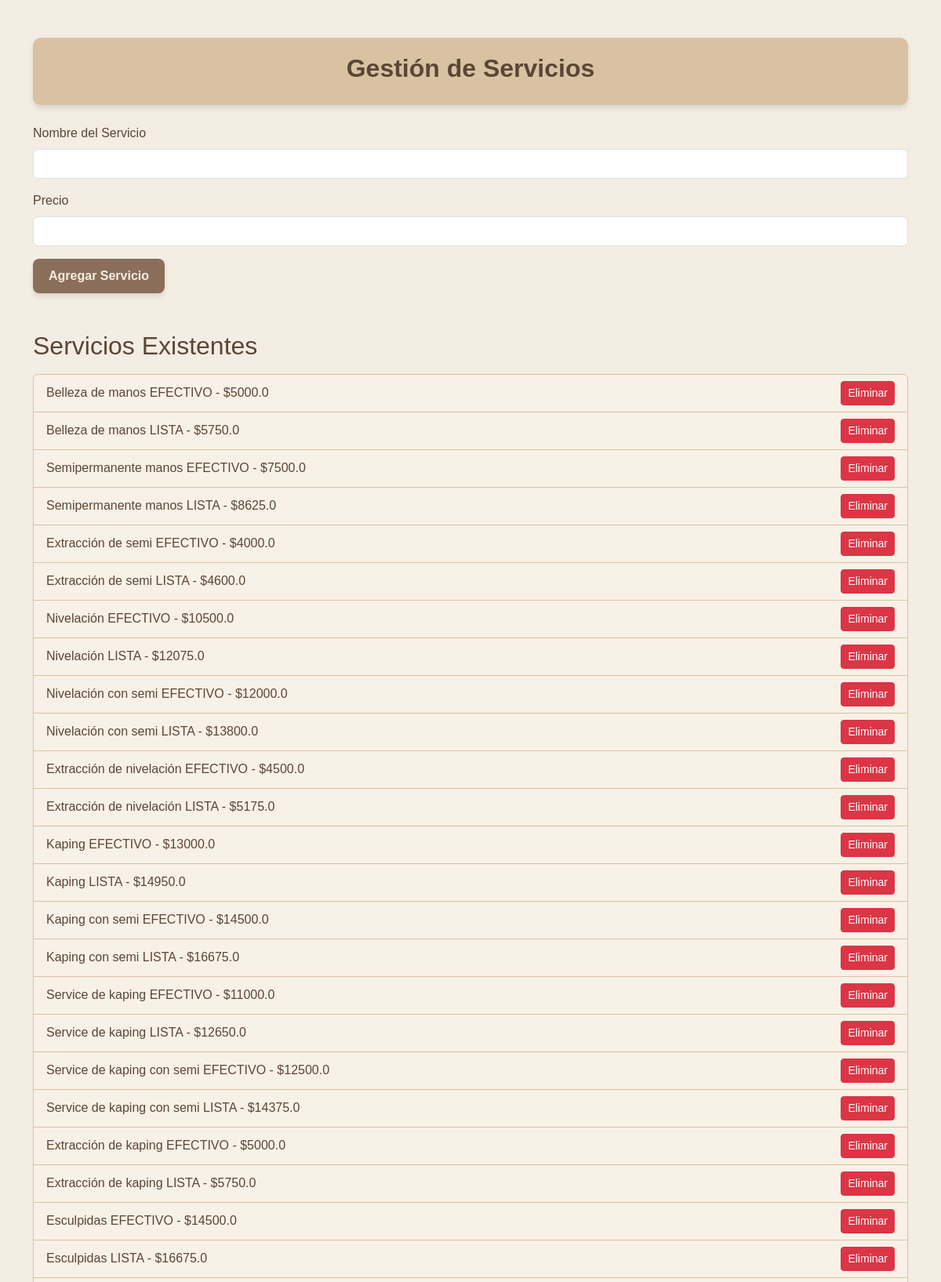
/services (signed in, upper part), run on the app's committed database.
### tables this page shows
CREATE TABLE services (
        id INTEGER PRIMARY KEY,
        name TEXT,
        price REAL
    );

### app/routes/services.py (the view)
@services_bp.route("/services", methods=["GET", "POST"])
@login_required
def services():
    if request.method == "POST":
        name = request.form.get("name")
        price = request.form.get("price")
        if name and price:
            query_db("INSERT INTO services (name, price) VALUES (?, ?)", (name, float(price)))
        return redirect(url_for("services.services"))  # Especifica el endpoint del blueprint
    services = query_db("SELECT * FROM services")
    return render_template("services.html", services=services)

### app/database.py (called while the page is built)
def query_db(query, args=(), one=False):
    conn = sqlite3.connect("manicure_shop.db")
    conn.row_factory = sqlite3.Row
    cursor = conn.cursor()
    cursor.execute(query, args)
    rv = cursor.fetchall()
    conn.commit()
    conn.close()
    return (rv[0] if rv else None) if one else rv

### app/utils.py (called while the page is built)
def login_required(f):
    @wraps(f)
    def decorated_function(*args, **kwargs):
        if not session.get("logged_in"):
            return redirect(url_for("auth.login"))
        return f(*args, **kwargs)
    return decorated_function

### templates/services.html (shortened to what this page needs)
<!DOCTYPE html>
<html lang="en">
<head>
    <link rel="stylesheet" href="https://cdn.jsdelivr.net/npm/bootstrap@5.3.0-alpha1/dist/css/bootstrap.min.css">
</head>
<body>
    <div class="container mt-5">
        <div class="header">
            <h1>Gestión de Servicios</h1>
        </div>
        <form method="POST" class="mt-4">
            <div class="mb-3">
                <label for="name" class="form-label">Nombre del Servicio</label>
                <input type="text" class="form-control" id="name" name="name" required>
            </div>
            <div class="mb-3">
                <label for="price" class="form-label">Precio</label>
                <input type="number" step="0.01" class="form-control" id="price" name="price" required>
            </div>
            <button type="submit" class="btn btn-custom">Agregar Servicio</button>
        </form>
        <h2 class="mt-5">Servicios Existentes</h2>
        <ul class="list-group mt-3">
            {% for service in services %}
                <li class="list-group-item d-flex justify-content-between align-items-center">
                    {{ service['name'] }} - ${{ service['price'] }}
                    <form method="POST" action="/delete-service" style="margin: 0;">
                        <button type="submit" class="btn btn-danger btn-sm">Eliminar</button>
                    </form>
                </li>
            {% endfor %}
        </ul>
    </div>
</body>
</html>

### templates/services.html (style rules this page uses)
body { background-color: #f4ede3; font-family: 'Arial', sans-serif; color: #5a4636; }
.header { background: #d9c2a2; padding: 20px; border-radius: 10px; text-align: center; box-shadow: 0 4px 6px rgba(0, 0, 0, 0.1); }
.header h1 { font-size: 2rem; font-weight: bold; color: #5a4636; }
.btn-custom { background: #8a6e5a; color: #f4ede3; border: none; padding: 10px 20px; font-size: 1rem; font-weight: bold; border-radius: 8px; box-shadow: 0 4px 6px rgba(0, 0, 0, 0.1); }
.list-group-item { background-color: #f8f1e7; color: #5a4636; border: 1px solid #d9c2a2; }

### data on the page
services: name "Belleza de manos EFECTIVO", price "5000.0"
services: name "Belleza de manos LISTA", price "5750.0"
services: name "Semipermanente manos EFECTIVO", price "7500.0"
services: name "Semipermanente manos LISTA", price "8625.0"
services: name "Extracción de semi EFECTIVO", price "4000.0"
services: name "Extracción de semi LISTA", price "4600.0"
services: name "Nivelación EFECTIVO", price "10500.0"
services: name "Nivelación LISTA", price "12075.0"
services: name "Nivelación con semi EFECTIVO", price "12000.0"
services: name "Nivelación con semi LISTA", price "13800.0"
services: name "Extracción de nivelación EFECTIVO", price "4500.0"
services: name "Extracción de nivelación LISTA", price "5175.0"
services: name "Kaping EFECTIVO", price "13000.0"
services: name "Kaping LISTA", price "14950.0"
services: name "Kaping con semi EFECTIVO", price "14500.0"
services: name "Kaping con semi LISTA", price "16675.0"
services: name "Service de kaping EFECTIVO", price "11000.0"
services: name "Service de kaping LISTA", price "12650.0"
services: name "Service de kaping con semi EFECTIVO", price "12500.0"
services: name "Service de kaping con semi LISTA", price "14375.0"
services: name "Extracción de kaping EFECTIVO", price "5000.0"
services: name "Extracción de kaping LISTA", price "5750.0"
services: name "Esculpidas EFECTIVO", price "14500.0"
services: name "Esculpidas LISTA", price "16675.0"
